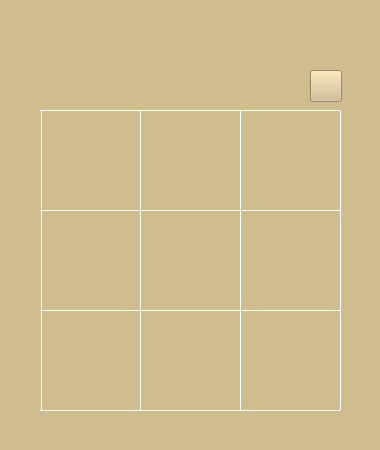
<?xml version="1.0" encoding="UTF-8"?>
<ui version="4.0">
 <class>DLG_Home</class>
 <widget class="QMainWindow" name="DLG_Home">
  <property name="geometry">
   <rect>
    <x>0</x>
    <y>0</y>
    <width>380</width>
    <height>450</height>
   </rect>
  </property>
  <property name="windowTitle">
   <string>DLG_Home</string>
  </property>
  <property name="styleSheet">
   <string notr="true">background-color:rgb(207,189,143);</string>
  </property>
  <widget class="QWidget" name="centralwidget">
   <widget class="Line" name="line">
    <property name="geometry">
     <rect>
      <x>140</x>
      <y>110</y>
      <width>1</width>
      <height>300</height>
     </rect>
    </property>
    <property name="styleSheet">
     <string notr="true">background-color:rgb(255,255,255);</string>
    </property>
    <property name="orientation">
     <enum>Qt::Vertical</enum>
    </property>
   </widget>
   <widget class="Line" name="line_2">
    <property name="geometry">
     <rect>
      <x>240</x>
      <y>110</y>
      <width>1</width>
      <height>300</height>
     </rect>
    </property>
    <property name="styleSheet">
     <string notr="true">background-color:rgb(255,255,255);</string>
    </property>
    <property name="orientation">
     <enum>Qt::Vertical</enum>
    </property>
   </widget>
   <widget class="Line" name="line_3">
    <property name="geometry">
     <rect>
      <x>340</x>
      <y>110</y>
      <width>1</width>
      <height>300</height>
     </rect>
    </property>
    <property name="styleSheet">
     <string notr="true">background-color:rgb(255,255,255);</string>
    </property>
    <property name="orientation">
     <enum>Qt::Vertical</enum>
    </property>
   </widget>
   <widget class="Line" name="line_4">
    <property name="geometry">
     <rect>
      <x>41</x>
      <y>110</y>
      <width>1</width>
      <height>300</height>
     </rect>
    </property>
    <property name="styleSheet">
     <string notr="true">background-color:rgb(255,255,255);</string>
    </property>
    <property name="orientation">
     <enum>Qt::Vertical</enum>
    </property>
   </widget>
   <widget class="Line" name="line_5">
    <property name="geometry">
     <rect>
      <x>40</x>
      <y>110</y>
      <width>300</width>
      <height>1</height>
     </rect>
    </property>
    <property name="styleSheet">
     <string notr="true">background-color:rgb(255,255,255);</string>
    </property>
    <property name="orientation">
     <enum>Qt::Horizontal</enum>
    </property>
   </widget>
   <widget class="Line" name="line_6">
    <property name="geometry">
     <rect>
      <x>40</x>
      <y>210</y>
      <width>300</width>
      <height>1</height>
     </rect>
    </property>
    <property name="styleSheet">
     <string notr="true">background-color:rgb(255,255,255);</string>
    </property>
    <property name="orientation">
     <enum>Qt::Horizontal</enum>
    </property>
   </widget>
   <widget class="Line" name="line_7">
    <property name="geometry">
     <rect>
      <x>40</x>
      <y>310</y>
      <width>300</width>
      <height>1</height>
     </rect>
    </property>
    <property name="styleSheet">
     <string notr="true">background-color:rgb(255,255,255);</string>
    </property>
    <property name="orientation">
     <enum>Qt::Horizontal</enum>
    </property>
   </widget>
   <widget class="Line" name="line_8">
    <property name="geometry">
     <rect>
      <x>40</x>
      <y>410</y>
      <width>300</width>
      <height>1</height>
     </rect>
    </property>
    <property name="styleSheet">
     <string notr="true">background-color:rgb(255,255,255);</string>
    </property>
    <property name="orientation">
     <enum>Qt::Horizontal</enum>
    </property>
   </widget>
   <widget class="QPushButton" name="btn_reset">
    <property name="geometry">
     <rect>
      <x>310</x>
      <y>70</y>
      <width>32</width>
      <height>32</height>
     </rect>
    </property>
    <property name="text">
     <string/>
    </property>
    <property name="icon">
     <iconset resource="../../2048/2048/Resources.qrc">
      <normaloff>:/Resources/icon-undo.png</normaloff>:/Resources/icon-undo.png</iconset>
    </property>
    <property name="iconSize">
     <size>
      <width>32</width>
      <height>32</height>
     </size>
    </property>
   </widget>
  </widget>
 </widget>
 <resources/>
 <connections/>
</ui>
